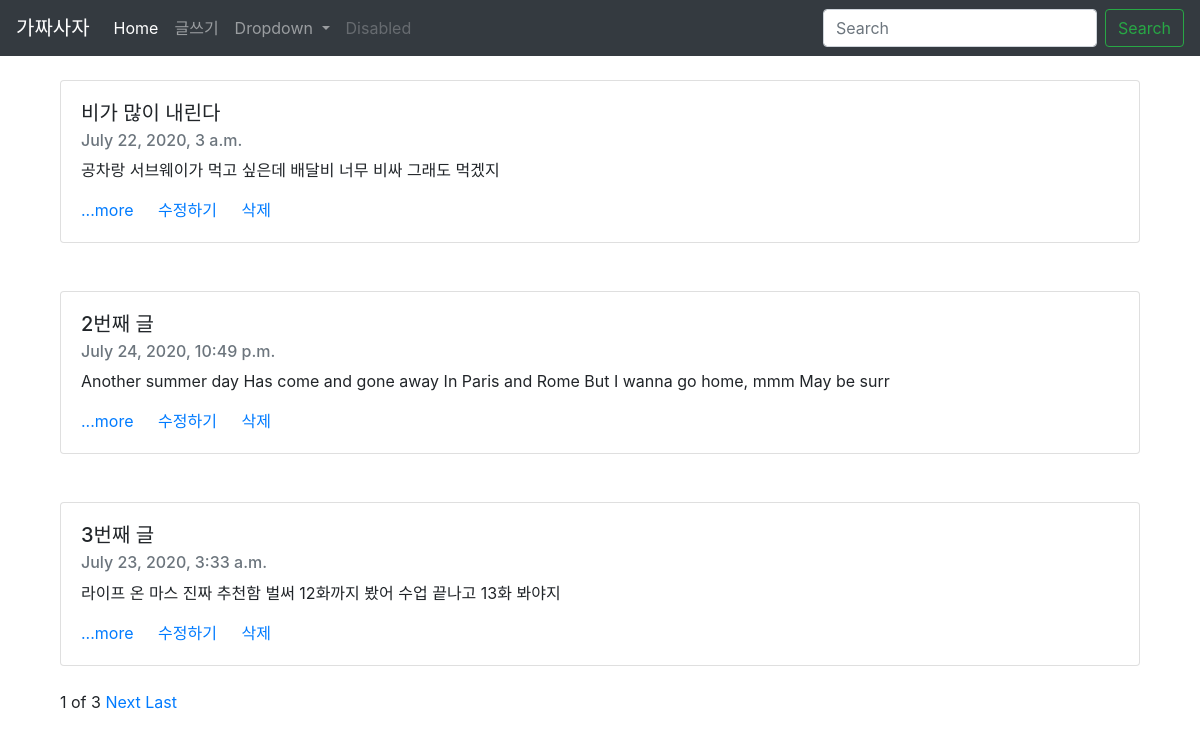
The page / on the database its author committed.
### blog/models.py (models this page shows, shortened)
class Blog(models.Model):#blog Class에서 어떤 data를 처리할지 정의.
    title = models.CharField(max_length=200)#title은 models의 charfield를 이용해 가져와 사용, 최대길이 지정.
    pub_date = models.DateTimeField('date published')#pub_date는 날짜, 시간알아내는 변수 이용해 날짜,시간 가져옴.
    body = models.TextField()#body:긴 글 형식을 저장하기 위해 textfield를 사용.
    def summary(self):
        return self.body[:100]

### blog/views.py (the view)
# urls.py: 2. Add a URL to urlpatterns:  path('', views.home, name='home')
def home(request):#요청이 들어오면 home.html를 내보내는 함수
    blogs = Blog.objects#Blog class에서 객체 목록들(쿼리셋)을 가져와 blogs라는 변수에 대입.
    blog_list = Blog.objects.all()
    paginator = Paginator(blog_list, 3)
    page = request.GET.get('page')
    posts = paginator.get_page(page)
    return render(request, 'home.html', {'blogs': blogs, 'posts':posts})

### blog/templates/home.html (shortened to what this page needs)
{% extends 'base.html' %}
{% block content %}
  {% for blog in posts %}
  <br>
  <div class="container">
    <div class="card">
      <div class="card-body">
        <h5 class="card-title">{{blog.title}}</h5>
        <h6 class="card-subtitle mb-2 text-muted">{{blog.pub_date}}</h6>
        <p class="card-text">{{blog.summary}}</p>
        <a href="{% url 'detail' blog.id %}" class="card-link">...more</a>
        <a href="{% url 'edit' blog.id %}" class="card-link">수정하기</a>
        <a href="{% url 'delete' blog.id %}" class="card-link">삭제</a>
      </div>
    </div><br>
  </div>
  {%endfor%}
  <div class="container">
      <span>{{posts.number}}</span>
      <span>of</span>
      <span>{{posts.paginator.num_pages}}</span>
      {% if posts.has_next%}
      <a href="?page={{posts.next_page_number}}">Next</a>
      <a href="?page={{posts.paginator.num_pages}}">Last</a>
      {%endif%}
  </div>
{% endblock %}

### rows shown on the page
Blog: title "비가 많이 내린다", pub_date "July 22, 2020, 3 a.m.", summary "공차랑 서브웨이가 먹고 싶은데 배달비 너무 비싸 그래도 먹겠지"
Blog: title "2번째 글", pub_date "July 24, 2020, 10:49 p.m.", summary "Another summer day Has come and gone away In Paris and Rome But I wanna go home, mmm May be surr"
Blog: title "3번째 글", pub_date "July 23, 2020, 3:33 a.m.", summary "라이프 온 마스 진짜 추천함 벌써 12화까지 봤어 수업 끝나고 13화 봐야지"

### other values the page prints
{{ posts.number }} "1"
{{ posts.paginator.num_pages }} "3"
